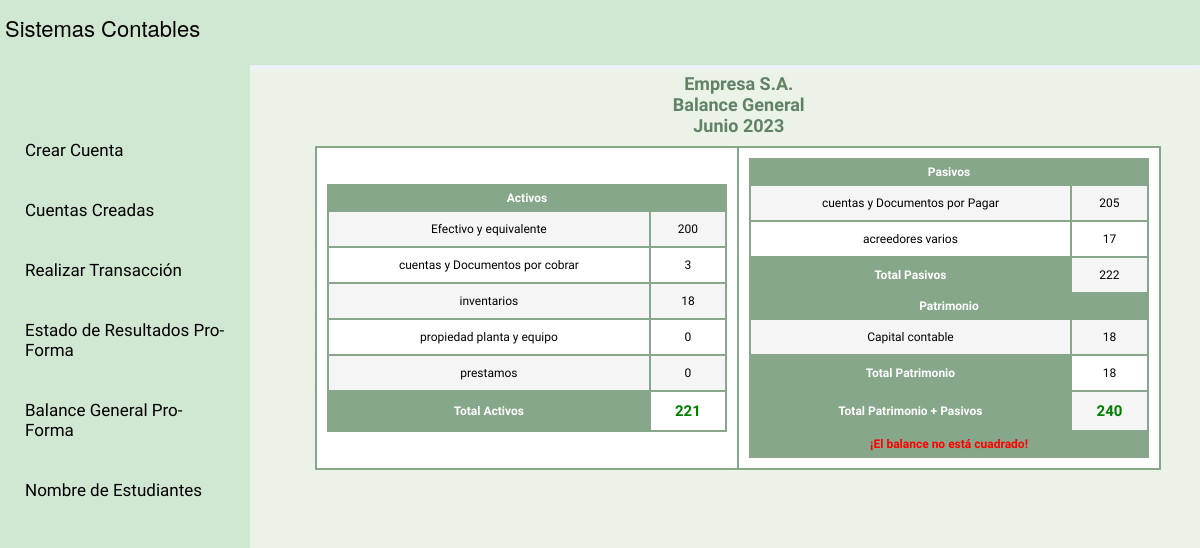
/balanceGral.php, run on an earlier commit of the app's database.
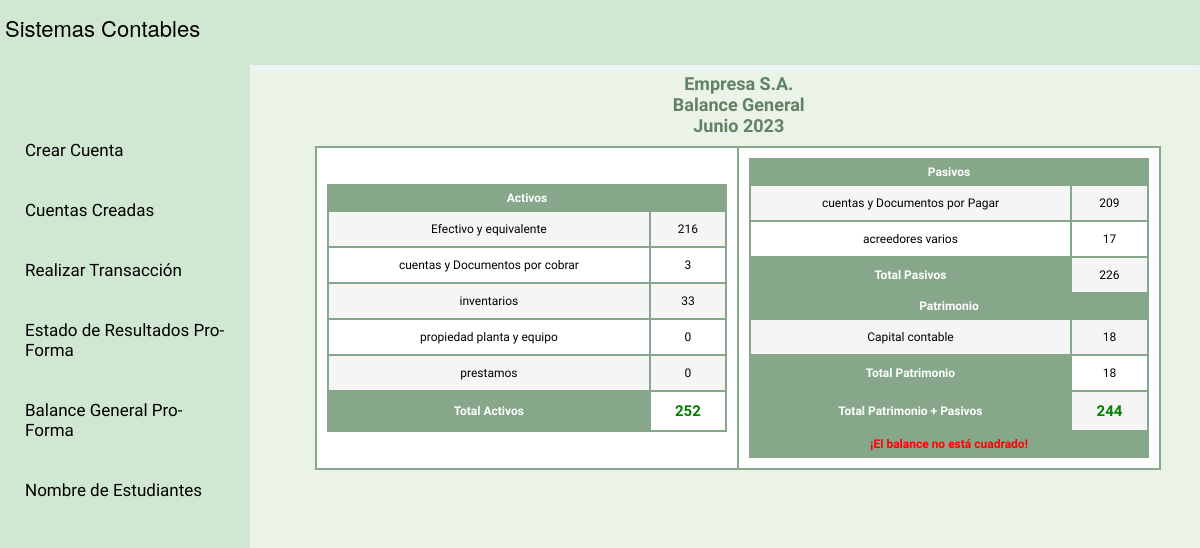
And on a later commit of the database.
### tables this page shows
CREATE TABLE `cuentas` (
  `DETALLE` varchar(50) NOT NULL,
  `RAZON` varchar(100) NOT NULL,
  `CODIGO` int(11) NOT NULL,
  `TOTAL` int(11) NOT NULL,
  `FECHA` date DEFAULT NULL
);

### balanceGral.php (the view, shortened to what this page needs)
<?php
include("header.php");
$mysqli = new mysqli("localhost", "root", "", "contabilidad");
?>
<section class="contenido">
    <header class="tituloContenido">
        <hgroup>
            <h2>Empresa S.A.</h2>
            <h2>Balance General</h2>
            <h2>Junio 2023</h2>
        </hgroup>
    </header>
    <table class='styled-table' id='tab'>
        <tr>
            <td rowspan='3'>
                <table class="tab2">
                    <tr>
                        <th colspan='2'>Activos</th>
                    </tr>
                    <?php
                    $consultaActivos = $mysqli->query("SELECT * FROM cuentas WHERE RAZON ='activo'");
                    $consultaPasivos = $mysqli->query("SELECT * FROM cuentas WHERE RAZON ='Pasivo'");
                    $consultaPatrimonio = $mysqli->query("SELECT * FROM cuentas WHERE RAZON ='Patrimonio'");
                    $consultaTotalActivos = $mysqli->query("SELECT SUM(TOTAL) AS TOTAL FROM cuentas WHERE RAZON='activo'");
                    $consultaTotalPasivos = $mysqli->query("SELECT SUM(TOTAL) AS TOTAL FROM cuentas WHERE RAZON='Pasivo'");
                    $consultaTotalPatrimonio = $mysqli->query("SELECT SUM(TOTAL) AS TOTAL FROM cuentas WHERE RAZON='Patrimonio'");
                    $totalActivos = $consultaTotalActivos->fetch_assoc();
                    $totalPasivos = $consultaTotalPasivos->fetch_assoc();
                    $totalPatrimonio = $consultaTotalPatrimonio->fetch_assoc();
                    while ($row1 = $consultaActivos->fetch_assoc()) {
                        echo "<tr>
                            <td>{$row1['DETALLE']}</td>
                            <td class='valor'>{$row1['TOTAL']}</td>
                        </tr>";
                    }
                    echo "<tr>
                            <th>Total Activos</th>
                            <td class='valor cierreTmp'>{$totalActivos['TOTAL']}</td>
                        </tr>";
                    ?>
                </table>
            </td>
            <td colspan='2'>
                <table class="tab2">
                    <tr>
                        <th colspan='2'>Pasivos</th>
                    </tr>
                    <?php
                    while ($row2 = $consultaPasivos->fetch_assoc()) {
                        echo "<tr>
                            <td>{$row2['DETALLE']}</td>
                            <td class='valor'>{$row2['TOTAL']}</td>
                        </tr>";
                    }
                    echo "<tr>
                            <th>Total Pasivos</th>
                            <td class='valor'>{$totalPasivos['TOTAL']}</td>
                        </tr>";
                    ?>
                    <tr>
                        <th colspan='2'>Patrimonio</th>
                    </tr>
                    <?php
                    while ($row3 = $consultaPatrimonio->fetch_assoc()) {
                        echo "<tr>
                            <td>{$row3['DETALLE']}</td>
                            <td class='valor'>{$row3['TOTAL']}</td>
                        </tr>";
                    }
                    $patrimonioTotal = $totalPatrimonio['TOTAL'];
                    echo "<tr>
                            <th>Total Patrimonio</th>
                            <td class='valor'>{$patrimonioTotal}</td>
                        </tr>";
                    $patrimonioMasPasivo = $patrimonioTotal + $totalPasivos['TOTAL'];
                    echo "<tr>
                            <th>Total Patrimonio + Pasivos</th>
                            <td class='valor cierreTmp'>{$patrimonioMasPasivo}</td>
                        </tr>";
                    $tolerancia = 0.01;
                    if (abs($totalActivos['TOTAL'] - $patrimonioMasPasivo) > $tolerancia) {
                        echo "<tr>
                            <th colspan='2' id='errorB' class='error'>¡El balance no está cuadrado!</th>
                        </tr>";
                    }
                    ?>
                </table>
            </td>
        </tr>
    </table>
</section>
</body>
</html>

### header.php (shortened to what this page needs)
<!DOCTYPE HTML>
<html lang="es">
<head>
	<link rel="stylesheet" type="text/css" href="css/style.css">
<link rel="stylesheet" href="sweetalert2.min.css">
</head>
<body>
	<header class="header">
		<hgroup>
			<h2 class="tituloSitio">Sistemas Contables</h2>
		</hgroup>
	</header>
	<div class="container-menu">
    <div class="cont-menu">
        <nav>
            <a href="creaCuenta.php">Crear Cuenta</a>
            <a href="cuentas.php">Cuentas Creadas</a>
            <a href="transaccion.php">Realizar Transacción</a>
            <a href="resultados.php">Estado de Resultados Pro-Forma</a>
            <a href="balanceGral.php">Balance General Pro-Forma</a>
			<a href="NombresEstudiantes.php">Nombre de Estudiantes</a>
        </nav>
    </div>
</div>

### css/style.css (style rules this page uses)
html, div, map, dt, isindex, form, header, aside, section, section, article, footer { display: block; }
html, body { height: 100%; margin: 0; padding: 0; font-family: "Helvetica Neue", Helvetica, Arial, Verdana, sans-serif; background: #ebf3e8; font-size: 12px; }
h1, h2, h3, h4, h5, h6 { margin: 0; padding: 0; }
.header { background: #d0e7d2; box-shadow: 3px 3px 5px #eef1ff; height: 65px; width: 100%; }
.tituloSitio { text-align: center; text-indent: 4.5%; width: 68%; }
.tituloSitio, .tituloSeccion { color: black; display: block; font-size: 22px; font-weight: normal; float: left; height: 55px; line-height: 55px; margin: 0; text-align: left; text-indent: 1.8%; text-shadow: 0 -1px 0 #d2e3c8; width: 23%; }
.container-menu { position: fixed; background: rgba(0, 0, 0, 0.5); width: 250px; margin-top: 60px; height: 100vh; top: 0; left: 0; transition: all 500ms ease; opacity: 1; visibility: visible; }
.cont-menu { width: 100%; max-width: 250px; background: #d0e7d2; height: 100vh; position: relative; transition: all 500ms ease; transform: translateX(0); }
.cont-menu nav { transform: translateY(15%); }
.cont-menu nav a { display: block; text-decoration: none; padding: 20px; font-size: 17px; font-family: "Montserrat Alternates", sans-serif; color: black; border-left: 5px solid transparent; transition: all 400ms ease; }
.cierreTmp { color: green; font-size: 15px; font-weight: bold; }
.contenido { float: right; font-family: "Montserrat Alternates", sans-serif; height: 86.5%; margin-top: -2px; width: 77%; }
.tituloContenido { padding: 10px; color: #618264; text-align: center; width: 98%; }
.tab2 { border: none; border-top: 1px solid #000; position: relative; top: 0; left: 0; min-height: 40px; min-width: 400px; }
.tab2 { border: 1px solid #666; border-collapse: collapse; margin: 0 auto; padding: 0; }
.tab2 tbody th, .tab2 tbody { padding: 5px; }
.valor { text-align: right; }
tbody, tbody th { background: #eee; padding: 5px 10px; }
tbody th { color: white; }
.styled-table { width: 80%; margin: 0 auto; border-collapse: collapse; border: 2px solid #86a789; }
.styled-table th, .styled-table td { border: 2px solid #86a789; padding: 10px; text-align: center; }
.styled-table th { background-color: #86a789; color: #fff; }
.styled-table tr:nth-child(even) { background-color: #f5f5f5; }
.styled-table tr:nth-child(odd) { background-color: #fff; }
#errorB { color: red; }

What changed in the data, as far as the page shows it:
changed cuentas "Efectivo y equivalente": TOTAL "200" → "216"
changed cuentas "inventarios": TOTAL "18" → "33"
changed cuentas "cuentas y Documentos por Pagar": TOTAL "205" → "209"
Also different on the page:
$totalActivos['TOTAL']: "221" → "252"
$totalPasivos['TOTAL']: "222" → "226"
$patrimonioMasPasivo: "240" → "244"
